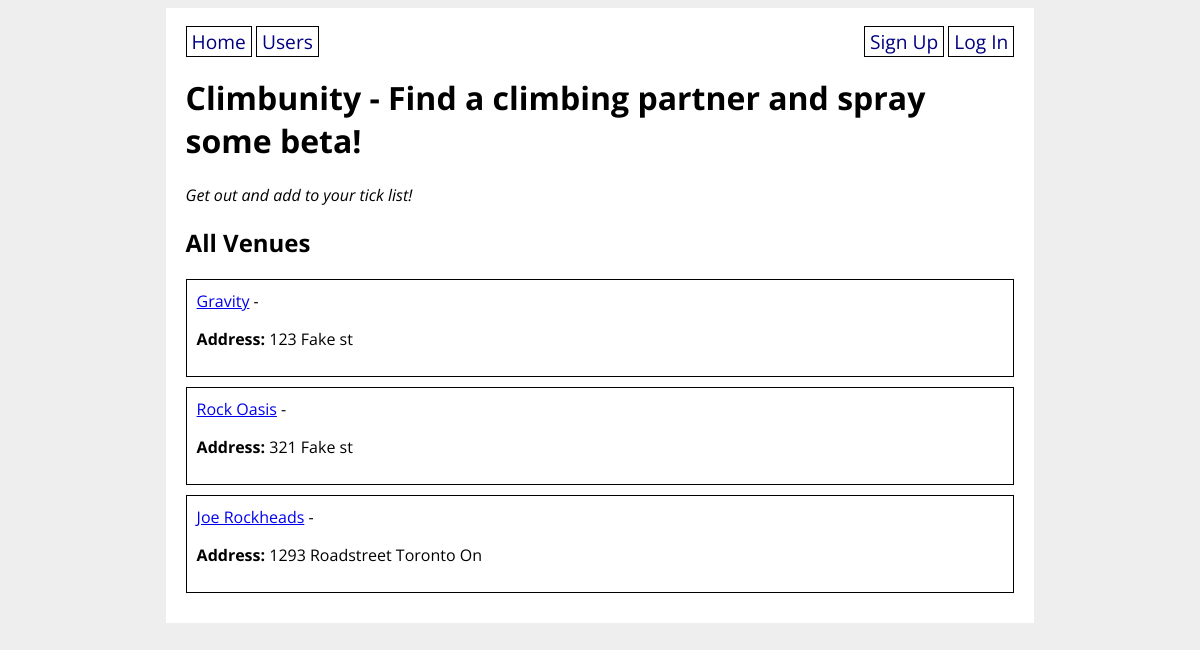
Before: / with the older database file.
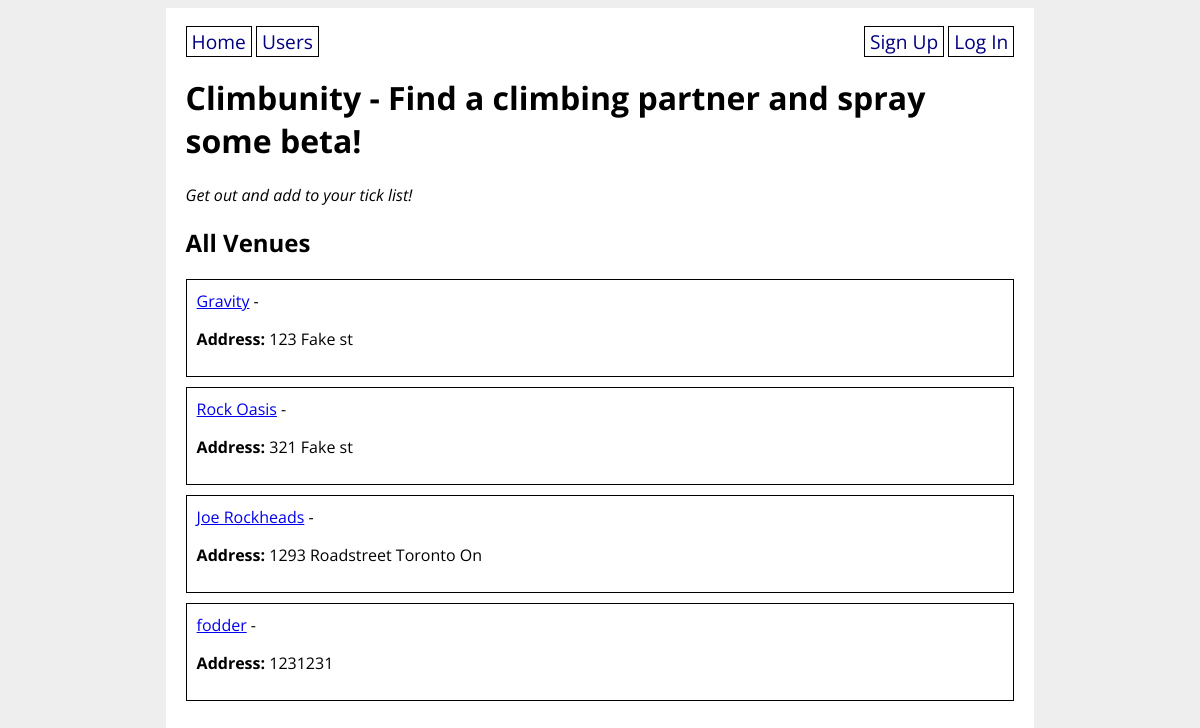
After: the same page with the newer database file.
### climbunity_app/models.py (models this page shows, shortened)
class Venue(db.Model):
    id = db.Column(db.Integer, primary_key=True)
    name = db.Column(db.String(80), nullable=False)
    address = db.Column(db.String(80), nullable=False)
    open_hours = db.Column(db.String(1000))
    description = db.Column(db.String(1000))
    booked_appointments = db.relationship('Appointment',
        secondary='venue_bookings', back_populates='appointment_venues'
    )

### climbunity_app/main/routes.py (the view)
@main.route('/')
def homepage():
    all_venues = Venue.query.all()
    for venue in all_venues:
        print(venue.name)
    return render_template('home.html', all_venues=all_venues)

### climbunity_app/templates/home.html (shortened to what this page needs)
{% extends 'base.html' %}
{% block content %}
<h1>Climbunity - Find a climbing partner and spray some beta!</h1>
<p><em>Get out and add to your tick list!</em></p>
<h2>All Venues</h2>
{% for venue in all_venues %}
    <div class="venue">
        <a href="/venue/{{ venue.id }}">{{ venue.name }}</a> -
        <p><strong>Address:</strong> {{ venue.address }}</p>
    </div>
{% endfor %}
{% endblock %}

Changed rows visible on the page:
added Venue: name "fodder", address "1231231"
